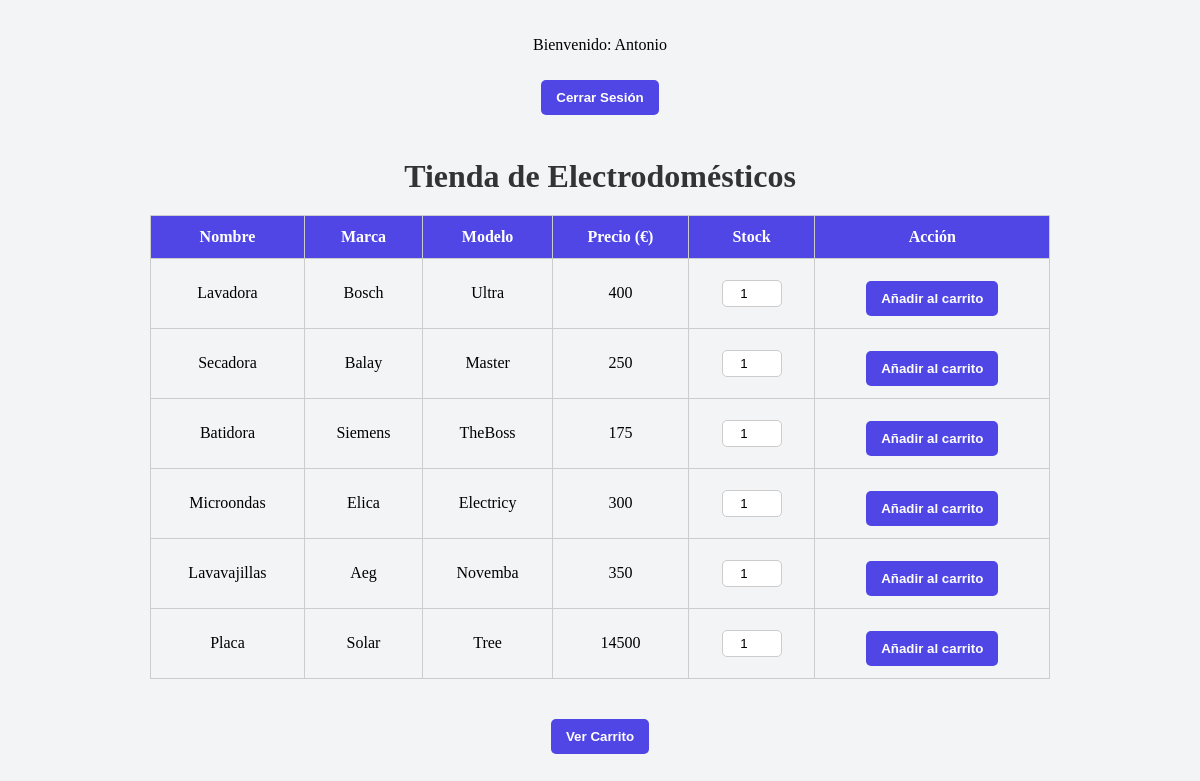
The page /tienda.php (signed in) on the database its author committed.
### tables this page shows
CREATE TABLE `productos` (
  `idproducto` int(11) NOT NULL,
  `nombre` varchar(50) NOT NULL,
  `marca` varchar(50) NOT NULL,
  `modelo` varchar(50) NOT NULL,
  `precio` float NOT NULL,
  `stock` int(11) NOT NULL
);

### ProductoBBDD.php (called while the page is built, shortened)
<?php
class ProductoBBDD{
    private $conexion;
    public function __construct($host = 'bbdd', $user = 'root', $pass = 'Ciclo2gs', $bd = 'tienda'){
        $this->conexion = new PDO("mysql:host=$host;dbname=$bd;charset=utf8", $user, $pass);
    }
    public function cantidadReservada($idusuario, $idproducto) {
        $stmt = $this->conexion->prepare("
            SELECT SUM(cantidad) AS reservado
            FROM carrito
            WHERE idusuario = :idusuario AND idproducto = :idproducto
        ");
        $stmt->execute([
            ':idusuario' => $idusuario,
            ':idproducto' => $idproducto
        ]);
        $fila = $stmt->fetch(PDO::FETCH_ASSOC);
        return $fila ? (int)$fila['reservado'] : 0;
    }
    public function getProductos(){
        $resultado = $this->conexion->query("SELECT * FROM productos");
        $productosArray = [];
        while ($fila = $resultado->fetch(PDO::FETCH_ASSOC)) {
            $productosArray[] = $fila;
        }
        return $productosArray;
    }
}

### tienda.php (the view, shortened to what this page needs)
<?php
require_once "ProductoBBDD.php";
?>
<?php
if (isset($_SESSION['usuario'])) {
    echo "<p>Bienvenido: " . htmlspecialchars($_SESSION['usuario']['nombre']) . "</p>";
    ?>
    <form method="post" action="logout.php" onsubmit="return confirm('¿Estás seguro de que quieres cerrar sesión?')">
        <input type="submit" value="Cerrar Sesión">
    </form>
    <?php
    $productoBBDD = new ProductoBBDD();
    $productosBD = $productoBBDD->getProductos();
    ?>
    <h2>Tienda de Electrodomésticos</h2>
    <table class="tabla-productos">
        <tr>
            <th>Nombre</th>
            <th>Marca</th>
            <th>Modelo</th>
            <th>Precio (€)</th>
            <th>Stock</th>
            <th>Acción</th>
        </tr>
        <?php
        foreach ($productosBD as $producto):
            $reservado = $productoBBDD->cantidadReservada($_SESSION['usuario']['idusuario'], $producto['idproducto']);
            $maxDisponible = max(0, $producto['stock'] - $reservado);
            ?>
            <form method="post" action="carrito.php">
                <tr>
                    <td><?php echo htmlspecialchars($producto['nombre']); ?></td>
                    <td><?php echo htmlspecialchars($producto['marca']); ?></td>
                    <td><?php echo htmlspecialchars($producto['modelo']); ?></td>
                    <td><?php echo htmlspecialchars($producto['precio']); ?></td>
                    <td>
                        <?php if ($maxDisponible > 0) { ?>
                            <input type="number" name="cantidad" value="1" min="1" max="<?php echo $maxDisponible; ?>">
                        <?php } else { ?>
                            <span style="color:red;">Sin stock</span>
                        <?php }; ?>
                    </td>
                    <td>
                        <?php if ($maxDisponible > 0) { ?>
                            <button type="submit" name="anadidoACarrito">Añadir al carrito</button>
                        <?php } else { ?>
                            <button type="button" disabled style="background-color: gray;">No disponible</button>
                        <?php }; ?>
                    </td>
                </tr>
            </form>
        <?php endforeach; ?>
    </table>
    <form action="carrito.php" method="post">
        <button type="submit">Ver Carrito</button>
    </form>
        <?php
}
?>

### tienda.php (style rules this page uses)
h2 { text-align: center; color: #333; margin-bottom: 20px; font-size: 2em; }
.tabla-productos { width: 90%; max-width: 900px; margin-bottom: 30px; border-collapse: collapse; }
.tabla-productos th, .tabla-productos td { border: 1px solid #ccc; padding: 12px; text-align: center; }
.tabla-productos th { background-color: #4f46e5; color: white; font-weight: bold; }
button, input[type="submit"] { background-color: #4f46e5; color: white; padding: 10px 15px; margin-top: 10px; border: none; border-radius: 5px; cursor: pointer; font-weight: bold; transition: background 0.3s; }
input[type="number"] { width: 60px; padding: 5px; border: 1px solid #ccc; border-radius: 5px; text-align: center; }

### rows shown on the page
productos: nombre "Lavadora", marca "Bosch", modelo "Ultra", precio "400", stock "Añadir al carrito"
productos: nombre "Secadora", marca "Balay", modelo "Master", precio "250", stock "Añadir al carrito"
productos: nombre "Batidora", marca "Siemens", modelo "TheBoss", precio "175", stock "Añadir al carrito"
productos: nombre "Microondas", marca "Elica", modelo "Electricy", precio "300", stock "Añadir al carrito"
productos: nombre "Lavavajillas", marca "Aeg", modelo "Novemba", precio "350", stock "Añadir al carrito"
productos: nombre "Placa", marca "Solar", modelo "Tree", precio "14500", stock "Añadir al carrito"

### other values the page prints
$_SESSION['usuario']['nombre'] "Antonio"
